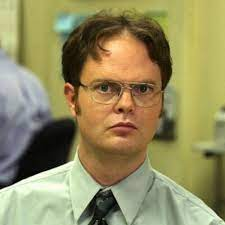
#> input picture images/dwight.png, 225 x 225 px
$ jupyter execute --allow-errors faceswap.ipynb
#> lines starting #> are read from the running program, lines starting #| are printed output that depends on the picture
[cell 1]
import cv2
import numpy as np
def extract_index_nparray(nparray):
    index = None
    for num in nparray[0]:
        index = num
        break

    return index
###for source face###############
img = cv2.imread('./images/dwight.png')
#> img is the input picture: shape (225, 225, 3); mean B, G, R 96.2, 140.5, 148
cv2.imshow('dwight', img)
img_gray = cv2.cvtColor(img,cv2.COLOR_BGR2GRAY)
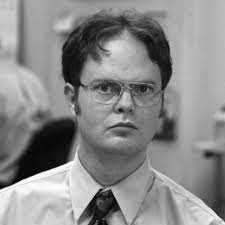
#> img_gray: shape (225, 225); min 0, max 254, mean 137.7
#> (the rest of this cell did not finish here and is left out)


$ run again, with images/Convolution0.png copied over images/dwight.png
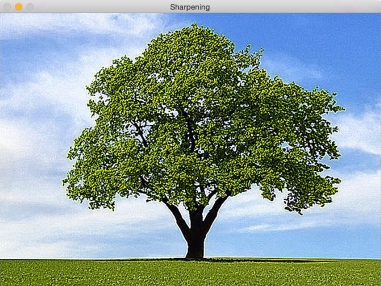
#> input picture images/Convolution0.png, 381 x 286 px
#> img is the input picture: shape (286, 381, 3); mean B, G, R 154.3, 157.1, 137.4
#> `img_gray = cv2.cvtColor(img,cv2.COLOR_BGR2GRAY)`:
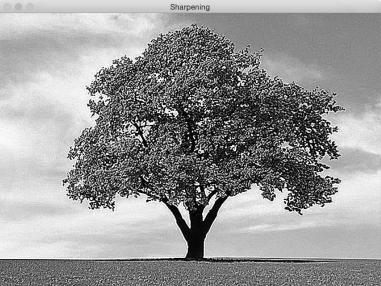
#> img_gray: shape (286, 381); min 2, max 253, mean 150.9
